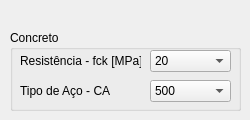
    <widget class="QWidget" name="tab_2">
     <attribute name="title">
      <string>Seção Circular</string>
     </attribute>
     <widget class="QGroupBox" name="groupBox">
      <property name="geometry">
       <rect>
        <x>10</x>
        <y>30</y>
        <width>231</width>
        <height>81</height>
       </rect>
      </property>
      <property name="title">
       <string>Concreto</string>
      </property>
      <widget class="QLabel" name="label">
       <property name="geometry">
        <rect>
         <x>10</x>
         <y>20</y>
         <width>121</width>
         <height>21</height>
        </rect>
       </property>
       <property name="text">
        <string>Resistência - fck [MPa]</string>
       </property>
      </widget>
      <widget class="QComboBox" name="comboBox">
       <property name="geometry">
        <rect>
         <x>140</x>
         <y>20</y>
         <width>81</width>
         <height>22</height>
        </rect>
       </property>
       <item>
        <property name="text">
         <string>20</string>
        </property>
       </item>
       <item>
        <property name="text">
         <string>25</string>
        </property>
       </item>
       <item>
        <property name="text">
         <string>30</string>
        </property>
       </item>
       <item>
        <property name="text">
         <string>35</string>
        </property>
       </item>
       <item>
        <property name="text">
         <string>40</string>
        </property>
       </item>
       <item>
        <property name="text">
         <string>45</string>
        </property>
       </item>
       <item>
        <property name="text">
         <string>50</string>
        </property>
       </item>
      </widget>
      <widget class="QLabel" name="label_2">
       <property name="geometry">
        <rect>
         <x>10</x>
         <y>50</y>
         <width>121</width>
         <height>21</height>
        </rect>
       </property>
       <property name="text">
        <string>Tipo de Aço - CA</string>
       </property>
      </widget>
      <widget class="QComboBox" name="comboBox_2">
       <property name="geometry">
        <rect>
         <x>140</x>
         <y>50</y>
         <width>81</width>
         <height>22</height>
        </rect>
       </property>
       <item>
        <property name="text">
         <string>500</string>
        </property>
       </item>
      </widget>
     </widget>
    </widget>
